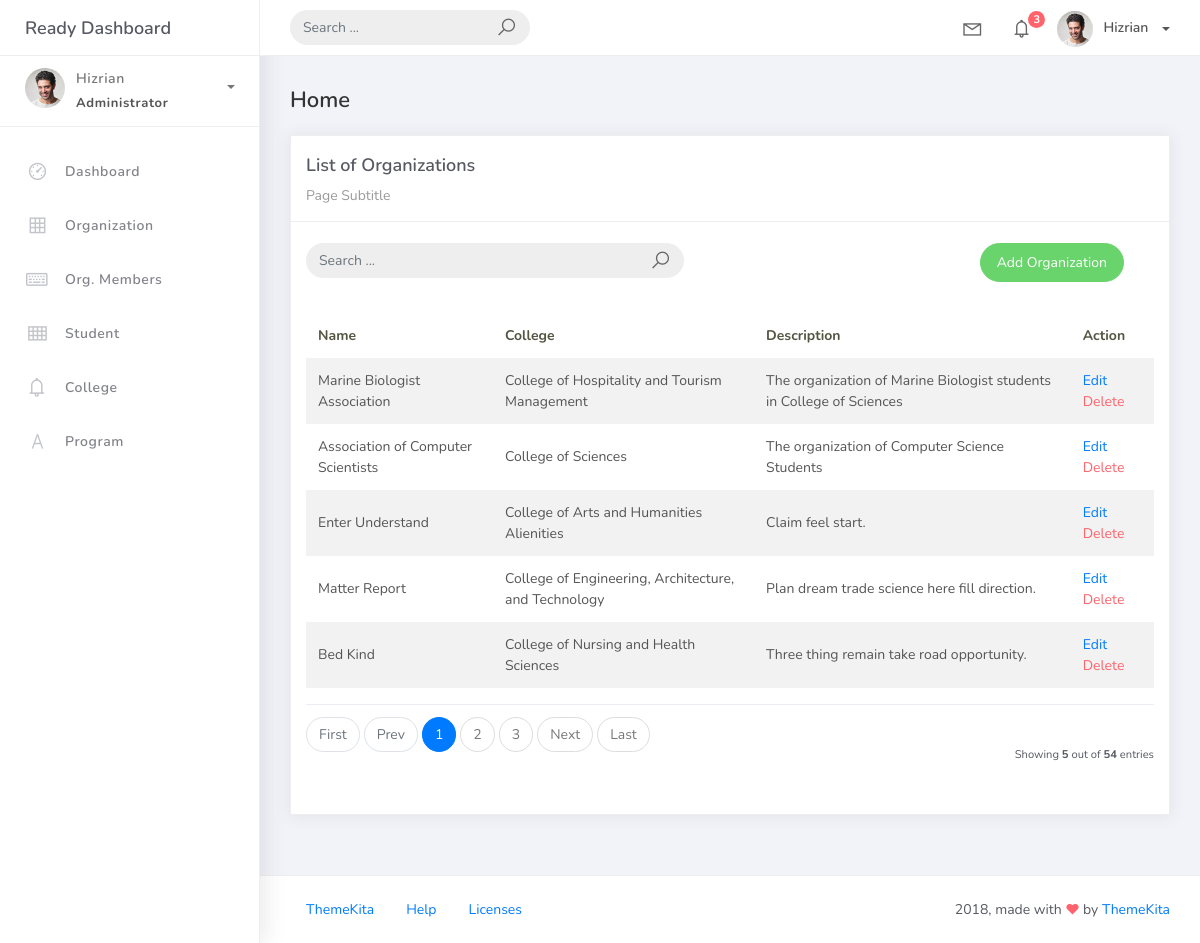
Screenshot of /organization_list with the database file from the repository.
### studentorg/models.py (models this page shows, shortened)
class BaseModel(models.Model):
    created_at = models.DateTimeField(auto_now_add=True, db_index=True)
    updated_at = models.DateTimeField(auto_now=True)
    class Meta:
        abstract = True

class Organization(BaseModel):
    name = models.CharField(max_length=250)
    college = models.ForeignKey(College, null=True, blank=True, on_delete=models.CASCADE)
    description = models.CharField(max_length=500)

class College(BaseModel):
    college_name = models.CharField(max_length=150)
    def __str__(self):
        return self.college_name

### studentorg/views.py (the view)
# urls.py: path('organization_list', OrganizationList.as_view(), name='organization-list'),
class OrganizationList(ListView):
    model = Organization
    context_object_name = 'organization'
    template_name = 'org_list.html'
    paginate_by = 5
    def get_queryset(self, *args, **kwargs):
        qs = super(OrganizationList, self).get_queryset(*args, **kwargs)
        if self.request.GET.get("q") is not None:
            query = self.request.GET.get('q')
            qs = qs.filter(Q(name__icontains=query) | Q(description__icontains=query))
        return qs

### templates/org_list.html
{% extends 'base.html' %}
{% load static %}
{% block content %}
 <div class="content">
   <div class="container-fluid">
     <h4 class="page-title">Home</h4>
     <div class="row">
       <div class="col-md-12">
         <div class="card">
           <div class="card-header">
             <div class="card-title">List of Organizations</div>
             <div class="card-category">Page Subtitle</div>
           </div>
           <br />
<div class="col-md-12 row">
  <div class="col-md-6">
    <form class="navbar-left navbar-form nav-search mr-md-3" action="{% url 'organization-list' %}">
      <div class="input-group">
        <input type="text" placeholder="Search ..." class="form-control" name="q" />
        <div class="input-group-append">
          <span class="input-group-text">
            <i class="la la-search search-icon"></i>
          </span>
        </div>
      </div>
    </form>
  </div>
  <div class="col-md-6">
    <div class="pull-right">
      <a href="{% url 'organization-add' %}" class="btn btn-success btn-rounded">Add Organization</a>
    </div>
  </div>
</div>
           <div class="card-body">
             <table class="table table-striped mt-3">
               <thead>
                 <tr>
                   <th scope="col">Name</th>
                   <th scope="col">College</th>
                   <th scope="col">Description</th>
                   <th scope="col">Action</th>
                 </tr>
               </thead>
               <tbody>
                 {% for object in object_list %}
                 <tr>
                   <td>{{ object.name }}</td>
                   <td>{{ object.college }}</td>
                   <td>{{ object.description }}</td>
                   <td>
                    <a href="organization_list/{{ object.id }}">Edit</a>
                    <a href="organization_list/{{ object.id }}/delete" class="text-danger">Delete</a>
                  </td>
</tr>
{% empty %}
<tr>
  <td colspan="4" style="text-align: center">
    <p class="text-sm font-weight-bold mb-0">No Records Found</p>
  </td>
</tr>
                 {% endfor %}
               </tbody>
             </table>
             {% include 'includes/pagination.html' %}
           </div>
         </div>
       </div>
     </div>
   </div>
 </div>
{% endblock %}

### rows the page displays
Organization: name "Marine Biologist Association", college "College of Hospitality and Tourism Management", description "The organization of Marine Biologist students in College of Sciences"
Organization: name "Association of Computer Scientists", college "College of Sciences", description "The organization of Computer Science Students"
Organization: name "Enter Understand", college "College of Arts and Humanities Alienities", description "Claim feel start."
Organization: name "Matter Report", college "College of Engineering, Architecture, and Technology", description "Plan dream trade science here fill direction."
Organization: name "Bed Kind", college "College of Nursing and Health Sciences", description "Three thing remain take road opportunity."

### other values shown
{{ page_num }} "1"
{{ page_num }} "2" "3"
{{ object_list.count }} "5"
{{ paginator.count }} "54"
